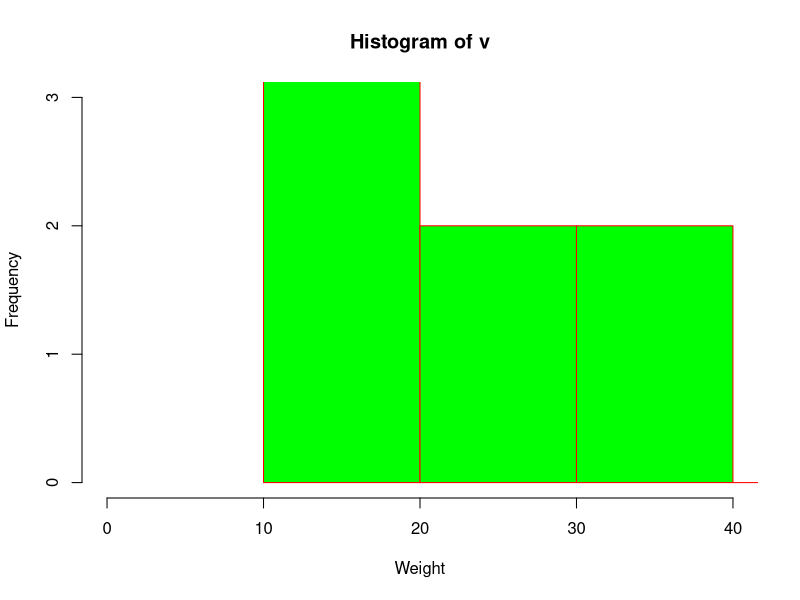

The R source for this figure:
v <- c(12,24,16,38,21,13,55,17,39,10,60) 
png(file = "histogram_chart_lim.png") 
hist(v,xlab = "Weight",ylab="Frequency",col = "green",border = "red",xlim = c(0,40), ylim = c(0,3), 
     breaks = 5) 
dev.off()
